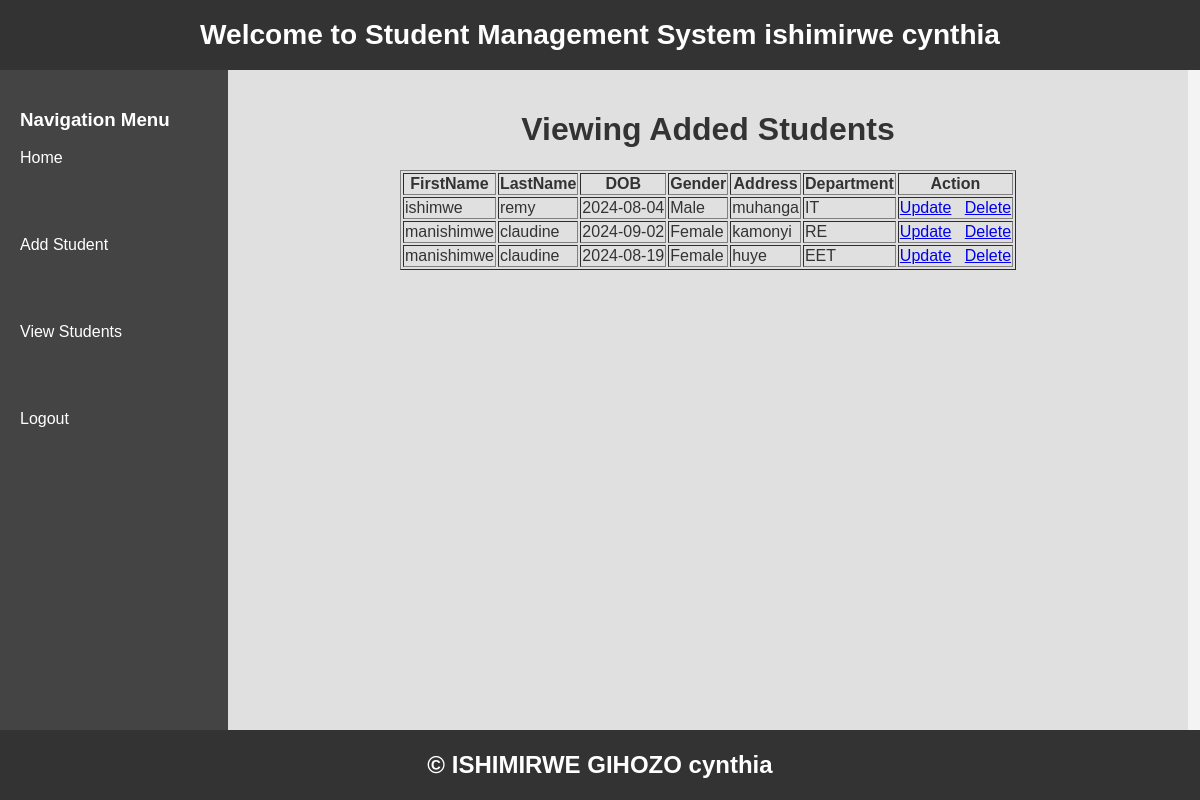
The app's page /viewstudent.php (signed in) with its own data.
### tables this page shows
CREATE TABLE `students` (
  `Id` int(7) NOT NULL,
  `FirstName` varchar(50) NOT NULL,
  `LastName` varchar(50) NOT NULL,
  `DOB` date NOT NULL,
  `Gender` varchar(50) NOT NULL,
  `Address` varchar(50) NOT NULL,
  `Department` varchar(50) NOT NULL
);

### viewstudent.php (the view, shortened to what this page needs)
<?php
include'connection.php';
if(isset($_SESSION['UserName'])){
    $username=$_SESSION['UserName'];
}
?>
<!DOCTYPE html>
<html lang="en">
<head>
</head>
<body>
    <div id="header">
    <h3>Welcome to Student Management System
    <?php echo $username; ?>
    </h3>
    </div>
    <div id="body">
    <div id="nav">
        <h3>Navigation Menu</h3>
        <ul>
        <li><a href="home.php">Home</a></li><br><br><br>
        <li><a href="addstudent.php">Add Student</a></li><br><br><br>
        <li><a href="viewstudent.php">View Students</a></li><br><br><br>
        <li><a href="logout.php">Logout</a></li>
    </ul>
    </div>
    <div id="right">
        <center>
            <h1>Viewing Added Students</h1>
        <table border="1">
            <tr>
                <th>FirstName</th>
                <th>LastName</th>
                <th>DOB</th>
                <th>Gender</th>
                <th>Address</th>
                <th>Department</th>
                <th colspan="2">Action</th>
            </tr>
            <?php
            $select="SELECT * FROM students";
            $q=mysqli_query($conn,$select);
            if(mysqli_num_rows($q)>0){
                while($row=mysqli_fetch_assoc($q)){
                    $fname=$row['FirstName'];
                    $lname=$row['LastName'];
                    $dob=$row['DOB'];
                    $gender=$row['Gender'];
                    $address=$row['Address'];
                    $department=$row['Department'];
            ?>
            <tr>
                <td><?php  echo $fname;?></td>
                <td><?php  echo $lname;?></td>
                <td><?php  echo $dob;?></td>
                <td><?php  echo $gender;?></td>
                <td><?php  echo $address;?></td>
                <td><?php  echo $department;?></td>
                <td>
                    <a href="update.php?Id=<?php echo $row['Id']; ?>">Update</a>&nbsp;&nbsp;
                    <a href="delete.php?Id=<?php echo $row['Id']; ?>">Delete</a>
                </td>
            </tr>
            <?php }} ?>
        </table>
        </center>
    </div>
    </div>
    <div id="footer">
    <center>
        <h2>&copy; ISHIMIRWE GIHOZO cynthia</h2>
    </center>
    </div>
</body>
</html>

### viewstudent.php (style rules this page uses)
body { font-family: Arial, sans-serif; margin: 0; padding: 0; box-sizing: border-box; background-color: #f4f4f4; }
#header { width: 100%; height: 70px; background-color: #333; color: white; display: flex; align-items: center; justify-content: center; font-size: 24px; }
#nav { width: 19%; height: calc(100vh - 140px); background-color: #444; color: white; float: left; padding: 20px; box-sizing: border-box; }
#nav ul { list-style-type: none; padding: 0; }
#nav ul li { margin-bottom: 15px; }
#nav ul li a { text-decoration: none; color: white; display: block; padding: 0px; border-radius: 5px; }
#right { width: 80%; height: calc(100vh - 140px); float: left; padding: 20px; box-sizing: border-box; background-color: #e0e0e0; color: #333; }
#body { width: 100%; height: 400px; border: none; color: black; }
#footer { width: 100%; height: 70px; background-color: #333; color: white; display: flex; align-items: center; justify-content: center; position: relative; clear: both; }

### records on screen
students: FirstName "ishimwe", LastName "remy", DOB "2024-08-04", Gender "Male", Address "muhanga", Department "IT"
students: FirstName "manishimwe", LastName "claudine", DOB "2024-09-02", Gender "Female", Address "kamonyi", Department "RE"
students: FirstName "manishimwe", LastName "claudine", DOB "2024-08-19", Gender "Female", Address "huye", Department "EET"

### other values on screen
$username "ishimirwe cynthia"
